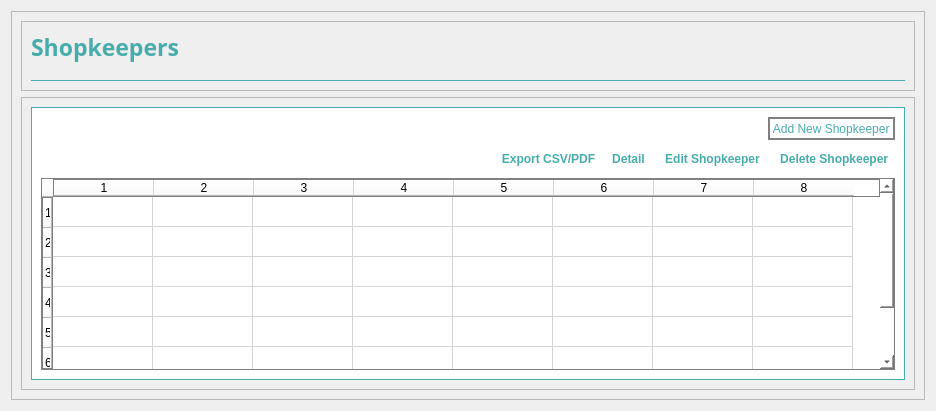
            <widget class="QWidget" name="SalesTeamShopkeeperpage">
             <layout class="QHBoxLayout" name="horizontalLayout_8">
              <item>
               <widget class="QFrame" name="frame_12">
                <property name="frameShape">
                 <enum>QFrame::StyledPanel</enum>
                </property>
                <property name="frameShadow">
                 <enum>QFrame::Raised</enum>
                </property>
                <layout class="QVBoxLayout" name="verticalLayout_5">
                 <item>
                  <widget class="QFrame" name="frame_13">
                   <property name="maximumSize">
                    <size>
                     <width>16777215</width>
                     <height>70</height>
                    </size>
                   </property>
                   <property name="frameShape">
                    <enum>QFrame::StyledPanel</enum>
                   </property>
                   <property name="frameShadow">
                    <enum>QFrame::Raised</enum>
                   </property>
                   <layout class="QVBoxLayout" name="verticalLayout_6">
                    <item>
                     <widget class="QLabel" name="label_68">
                      <property name="maximumSize">
                       <size>
                        <width>250</width>
                        <height>40</height>
                       </size>
                      </property>
                      <property name="font">
                       <font>
                        <family>Century Gothic</family>
                        <pointsize>17</pointsize>
                        <weight>75</weight>
                        <bold>true</bold>
                       </font>
                      </property>
                      <property name="styleSheet">
                       <string notr="true">color:#48ACAC</string>
                      </property>
                      <property name="text">
                       <string>Shopkeepers</string>
                      </property>
                     </widget>
                    </item>
                    <item>
                     <spacer name="verticalSpacer_3">
                      <property name="orientation">
                       <enum>Qt::Vertical</enum>
                      </property>
                      <property name="sizeHint" stdset="0">
                       <size>
                        <width>20</width>
                        <height>40</height>
                       </size>
                      </property>
                     </spacer>
                    </item>
                    <item>
                     <widget class="QLabel" name="label_3">
                      <property name="maximumSize">
                       <size>
                        <width>16777215</width>
                        <height>1</height>
                       </size>
                      </property>
                      <property name="styleSheet">
                       <string notr="true">border: 1px solid #48acac;</string>
                      </property>
                      <property name="text">
                       <string/>
                      </property>
                     </widget>
                    </item>
                   </layout>
                  </widget>
                 </item>
                 <item>
                  <widget class="QFrame" name="frame_123">
                   <property name="frameShape">
                    <enum>QFrame::StyledPanel</enum>
                   </property>
                   <property name="frameShadow">
                    <enum>QFrame::Raised</enum>
                   </property>
                   <layout class="QHBoxLayout" name="horizontalLayout_55">
                    <item>
                     <widget class="QFrame" name="frame_126">
                      <property name="styleSheet">
                       <string notr="true">background-color: rgb(255, 255, 255);
border:1px solid #48ACAC;</string>
                      </property>
                      <property name="frameShape">
                       <enum>QFrame::StyledPanel</enum>
                      </property>
                      <property name="frameShadow">
                       <enum>QFrame::Raised</enum>
                      </property>
                      <layout class="QVBoxLayout" name="verticalLayout_45">
                       <property name="spacing">
                        <number>0</number>
                       </property>
                       <property name="leftMargin">
                        <number>0</number>
                       </property>
                       <property name="topMargin">
                        <number>0</number>
                       </property>
                       <property name="rightMargin">
                        <number>0</number>
                       </property>
                       <property name="bottomMargin">
                        <number>0</number>
                       </property>
                       <item>
                        <widget class="QFrame" name="frame_131">
                         <property name="maximumSize">
                          <size>
                           <width>16777215</width>
                           <height>50</height>
                          </size>
                         </property>
                         <property name="styleSheet">
                          <string notr="true">border:0px;</string>
                         </property>
                         <property name="frameShape">
                          <enum>QFrame::StyledPanel</enum>
                         </property>
                         <property name="frameShadow">
                          <enum>QFrame::Raised</enum>
                         </property>
                         <layout class="QHBoxLayout" name="horizontalLayout_56">
                          <property name="spacing">
                           <number>0</number>
                          </property>
                          <property name="leftMargin">
                           <number>0</number>
                          </property>
                          <property name="topMargin">
                           <number>0</number>
                          </property>
                          <property name="rightMargin">
                           <number>0</number>
                          </property>
                          <property name="bottomMargin">
                           <number>0</number>
                          </property>
                          <item>
                           <widget class="QFrame" name="frame_132">
                            <property name="frameShape">
                             <enum>QFrame::StyledPanel</enum>
                            </property>
                            <property name="frameShadow">
                             <enum>QFrame::Raised</enum>
                            </property>
                            <layout class="QHBoxLayout" name="horizontalLayout_57">
                             <item>
                              <spacer name="horizontalSpacer_13">
                               <property name="orientation">
                                <enum>Qt::Horizontal</enum>
                               </property>
                               <property name="sizeHint" stdset="0">
                                <size>
                                 <width>483</width>
                                 <height>20</height>
                                </size>
                               </property>
                              </spacer>
                             </item>
                             <item>
                              <widget class="QPushButton" name="btnSalesTeamAddNewShopkeeper">
                               <property name="minimumSize">
                                <size>
                                 <width>75</width>
                                 <height>23</height>
                                </size>
                               </property>
                               <property name="styleSheet">
                                <string notr="true">#btnSalesTeamAddNewShopkeeper{
	border:2px solid grey; 
	color: rgb(72, 172, 172);
}
#btnSalesTeamAddNewShopkeeper:hover{
	background-color: rgb(72, 172, 172);
	color: rgb(255,255,255);
}</string>
                               </property>
                               <property name="text">
                                <string> Add New Shopkeeper </string>
                               </property>
                              </widget>
                             </item>
                            </layout>
                           </widget>
                          </item>
                         </layout>
                        </widget>
                       </item>
                       <item>
                        <widget class="QFrame" name="frame_133">
                         <property name="maximumSize">
                          <size>
                           <width>16777215</width>
                           <height>60</height>
                          </size>
                         </property>
                         <property name="styleSheet">
                          <string notr="true">border:0px;</string>
                         </property>
                         <property name="frameShape">
                          <enum>QFrame::StyledPanel</enum>
                         </property>
                         <property name="frameShadow">
                          <enum>QFrame::Raised</enum>
                         </property>
                         <layout class="QHBoxLayout" name="horizontalLayout_58">
                          <property name="spacing">
                           <number>0</number>
                          </property>
                          <property name="leftMargin">
                           <number>0</number>
                          </property>
                          <property name="topMargin">
                           <number>0</number>
                          </property>
                          <property name="rightMargin">
                           <number>0</number>
                          </property>
                          <property name="bottomMargin">
                           <number>0</number>
                          </property>
                         </layout>
                        </widget>
                       </item>
                       <item>
                        <widget class="QFrame" name="frame_134">
                         <property name="maximumSize">
                          <size>
                           <width>16777215</width>
                           <height>30</height>
                          </size>
                         </property>
                         <property name="styleSheet">
                          <string notr="true">border:0px;</string>
                         </property>
                         <property name="frameShape">
                          <enum>QFrame::StyledPanel</enum>
                         </property>
                         <property name="frameShadow">
                          <enum>QFrame::Raised</enum>
                         </property>
                         <layout class="QHBoxLayout" name="horizontalLayout_59">
                          <property name="spacing">
                           <number>0</number>
                          </property>
                          <property name="leftMargin">
                           <number>0</number>
                          </property>
                          <property name="topMargin">
                           <number>0</number>
                          </property>
                          <property name="rightMargin">
                           <number>9</number>
                          </property>
                          <property name="bottomMargin">
                           <number>0</number>
                          </property>
                          <item>
                           <spacer name="horizontalSpacer_17">
                            <property name="orientation">
                             <enum>Qt::Horizontal</enum>
                            </property>
                            <property name="sizeHint" stdset="0">
                             <size>
                              <width>463</width>
                              <height>20</height>
                             </size>
                            </property>
                           </spacer>
                          </item>
                          <item>
                           <widget class="QPushButton" name="btnSalesTeamExportShopkeeper">
                            <property name="font">
                             <font>
                              <weight>75</weight>
                              <bold>true</bold>
                             </font>
                            </property>
                            <property name="styleSheet">
                             <string notr="true">#btnSalesTeamExportShopkeeper{
	border:0px;
	color: rgb(72, 172, 172);
}
#btnSalesTeamExportShopkeeper:hover{
	color: white;
	background-color: rgb(72, 172, 172);
}</string>
                            </property>
                            <property name="text">
                             <string>  Export CSV/PDF  </string>
                            </property>
                           </widget>
                          </item>
                          <item>
                           <widget class="QPushButton" name="btnSalesTeamShopkeeperDetail">
                            <property name="font">
                             <font>
                              <weight>75</weight>
                              <bold>true</bold>
                             </font>
                            </property>
                            <property name="styleSheet">
                             <string notr="true">#btnSalesTeamShopkeeperDetail{
	border:0px;
	color: rgb(72, 172, 172);
}
#btnSalesTeamShopkeeperDetail:hover{	
color: white;
	background-color: rgb(72, 172, 172);
}</string>
                            </property>
                            <property name="text">
                             <string>   Detail   </string>
                            </property>
                           </widget>
                          </item>
                          <item>
                           <widget class="QPushButton" name="btnSalesTeamEditShopkeeper">
                            <property name="font">
                             <font>
                              <weight>75</weight>
                              <bold>true</bold>
                             </font>
                            </property>
                            <property name="styleSheet">
                             <string notr="true">#btnSalesTeamEditShopkeeper{
	border:0px;
	color: rgb(72, 172, 172);
}
#btnSalesTeamEditShopkeeper:hover{
		color: white;
	background-color: rgb(72, 172, 172);
}</string>
                            </property>
                            <property name="text">
                             <string>   Edit Shopkeeper   </string>
                            </property>
                           </widget>
                          </item>
                          <item>
                           <widget class="QPushButton" name="btnSalesTeamDeleteShopkeeper">
                            <property name="font">
                             <font>
                              <weight>75</weight>
                              <bold>true</bold>
                             </font>
                            </property>
                            <property name="styleSheet">
                             <string notr="true">#btnSalesTeamDeleteShopkeeper{
	border:0px;
	color: rgb(72, 172, 172);
}
#btnSalesTeamDeleteShopkeeper:hover{
		color: white;
	background-color: rgb(72, 172, 172);
}</string>
                            </property>
                            <property name="text">
                             <string>   Delete Shopkeeper  </string>
                            </property>
                           </widget>
                          </item>
                         </layout>
                        </widget>
                       </item>
                       <item>
                        <widget class="QFrame" name="frame_135">
                         <property name="styleSheet">
                          <string notr="true">border:0px;</string>
                         </property>
                         <property name="frameShape">
                          <enum>QFrame::StyledPanel</enum>
                         </property>
                         <property name="frameShadow">
                          <enum>QFrame::Raised</enum>
                         </property>
                         <layout class="QHBoxLayout" name="horizontalLayout_60">
                          <item>
                           <widget class="QTableWidget" name="tableAdminEmployees_3">
                            <property name="styleSheet">
                             <string notr="true">border: 1px solid grey;</string>
                            </property>
                            <property name="rowCount">
                             <number>7</number>
                            </property>
                            <property name="columnCount">
                             <number>8</number>
                            </property>
                            <row/>
                            <row/>
                            <row/>
                            <row/>
                            <row/>
                            <row/>
                            <row/>
                            <column/>
                            <column/>
                            <column/>
                            <column/>
                            <column/>
                            <column/>
                            <column/>
                            <column/>
                           </widget>
                          </item>
                         </layout>
                        </widget>
                       </item>
                      </layout>
                     </widget>
                    </item>
                   </layout>
                  </widget>
                 </item>
                </layout>
               </widget>
              </item>
             </layout>
            </widget>
